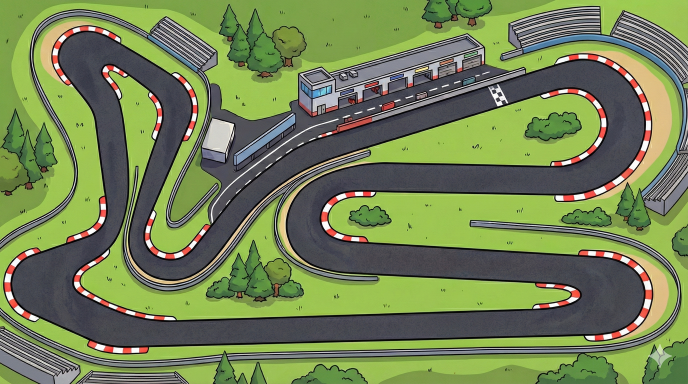
#> input picture assets/tracks/GeneralRoca_half1.png, 1376 x 768 px (shown at 1/2 size)
$ python reduce_png.py assets/tracks/GeneralRoca_half1.png assets/tracks/GeneralRoca_half2.png
#> lines starting #> are read from the running program, lines starting #| are printed output that depends on the picture
#!/usr/bin/env python3
import sys
from PIL import Image

def reduce_png_size(input_path, output_path):
    """Reduce PNG size to half by resizing to 50% dimensions"""
#> called with input_path = 'assets/tracks/GeneralRoca_half1.png', output_path = 'assets/tracks/GeneralRoca_half2.png'
    img = Image.open(input_path)
#> img is the input picture: PIL image 1376x768 RGB; mean R, G, B 115.5, 130.9, 84.8
    new_width = img.width // 2
#> new_width = 688
    new_height = img.height // 2
#> new_height = 384
    resized = img.resize((new_width, new_height), Image.Resampling.LANCZOS)
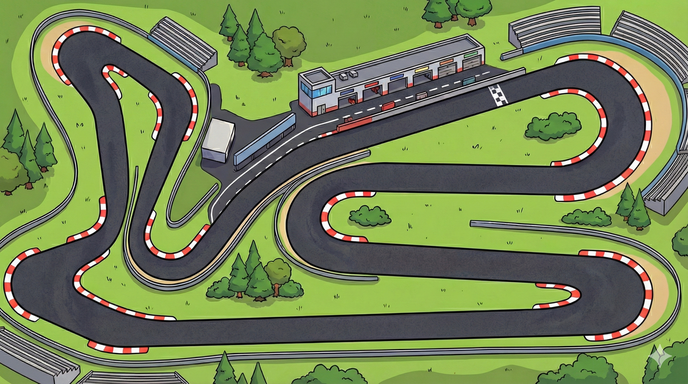
#> resized: PIL image 688x384 RGB; mean R, G, B 115.6, 130.9, 84.9
    resized.save(output_path, 'PNG', optimize=True)
    print(f"Reduced {input_path} -> {output_path} ({img.width}x{img.height} to {new_width}x{new_height})")
#| Reduced assets/tracks/GeneralRoca_half1.png -> assets/tracks/GeneralRoca_half2.png (1376x768 to 688x384)

if __name__ == "__main__":
    if len(sys.argv) != 3:
        print("Usage: python reduce_png.py <input.png> <output.png>")
        sys.exit(1)

    reduce_png_size(sys.argv[1], sys.argv[2])
